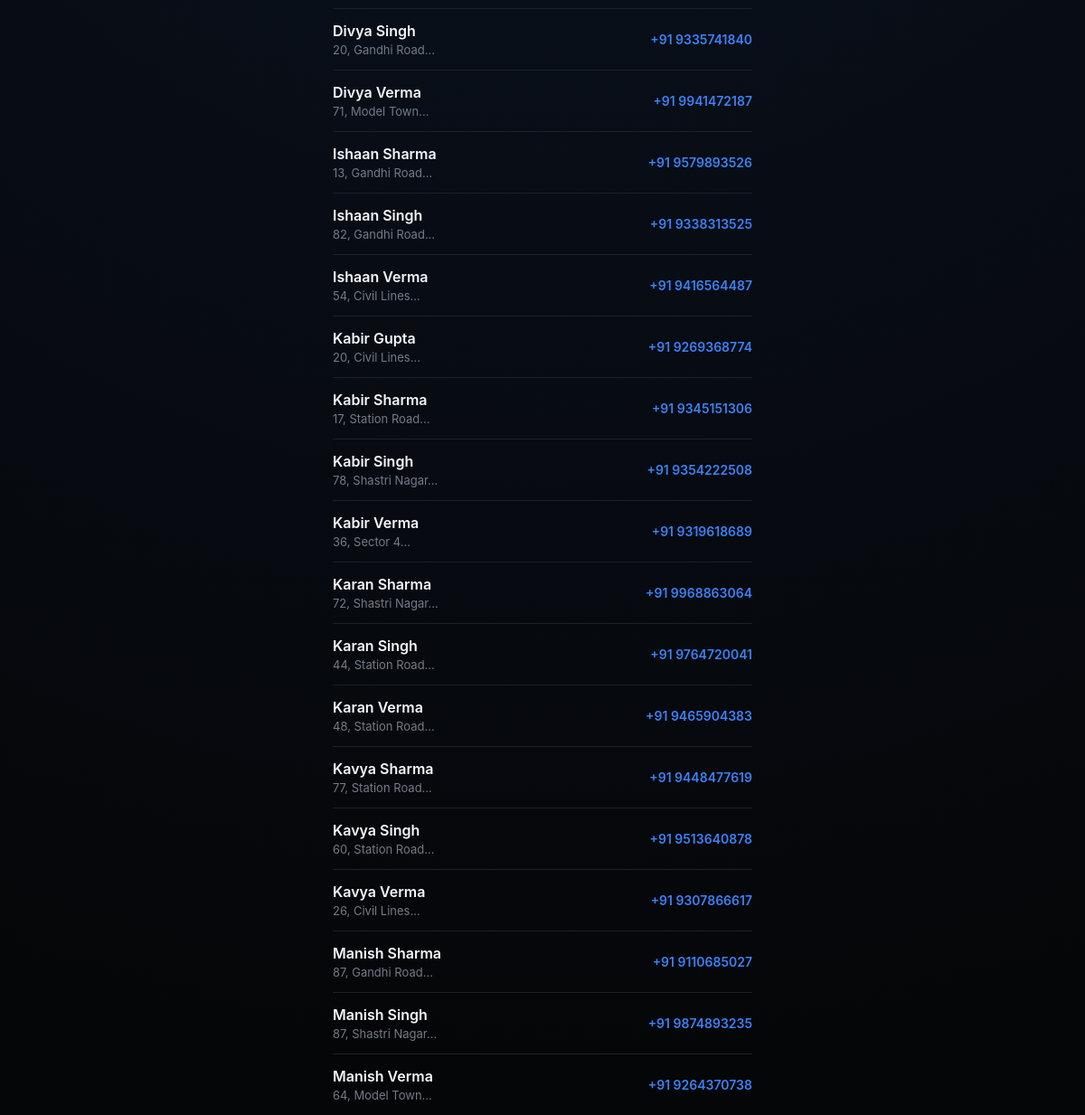
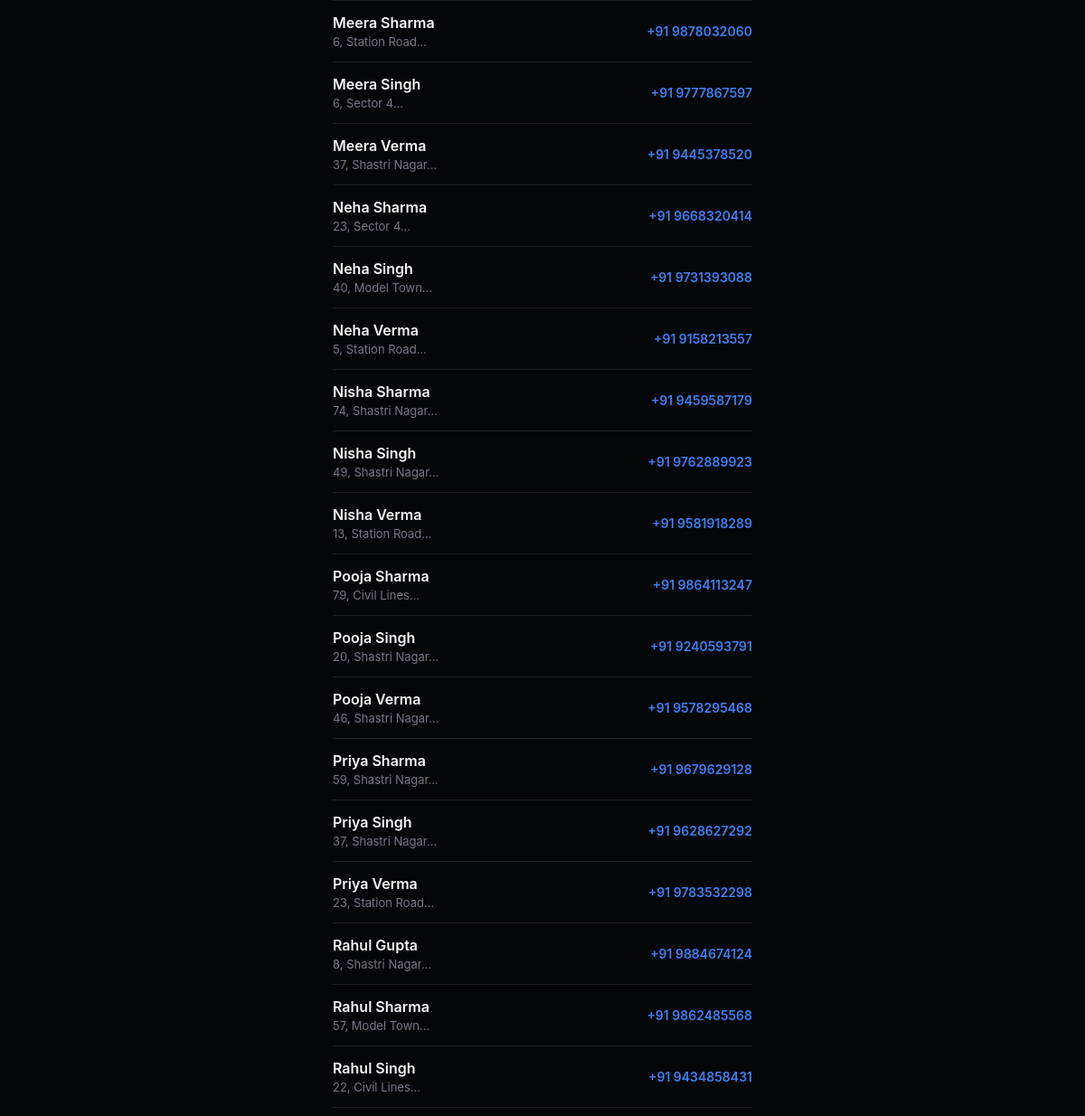
The page /members (signed in, middle part) on the database as committed earlier (2 pictures, top to bottom).
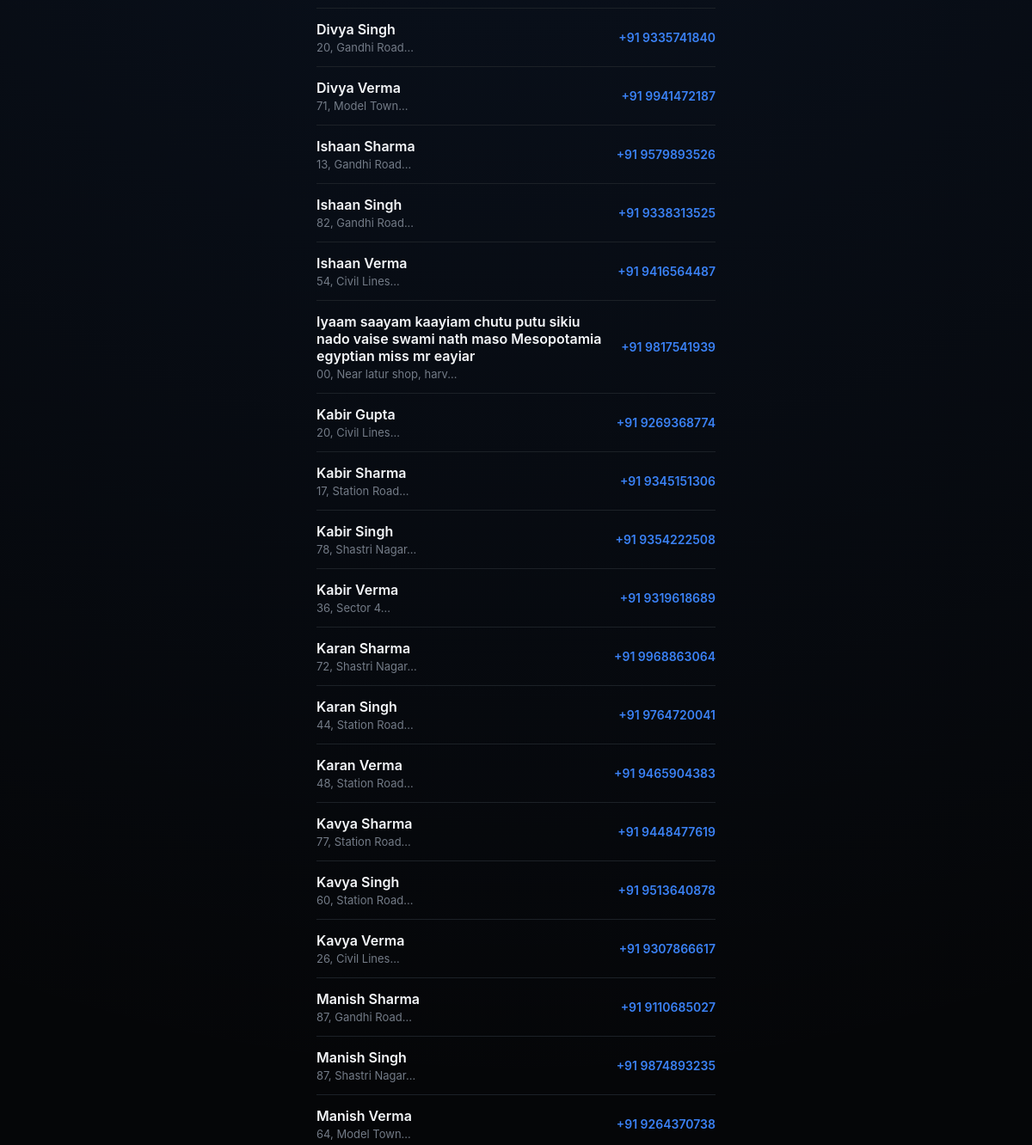
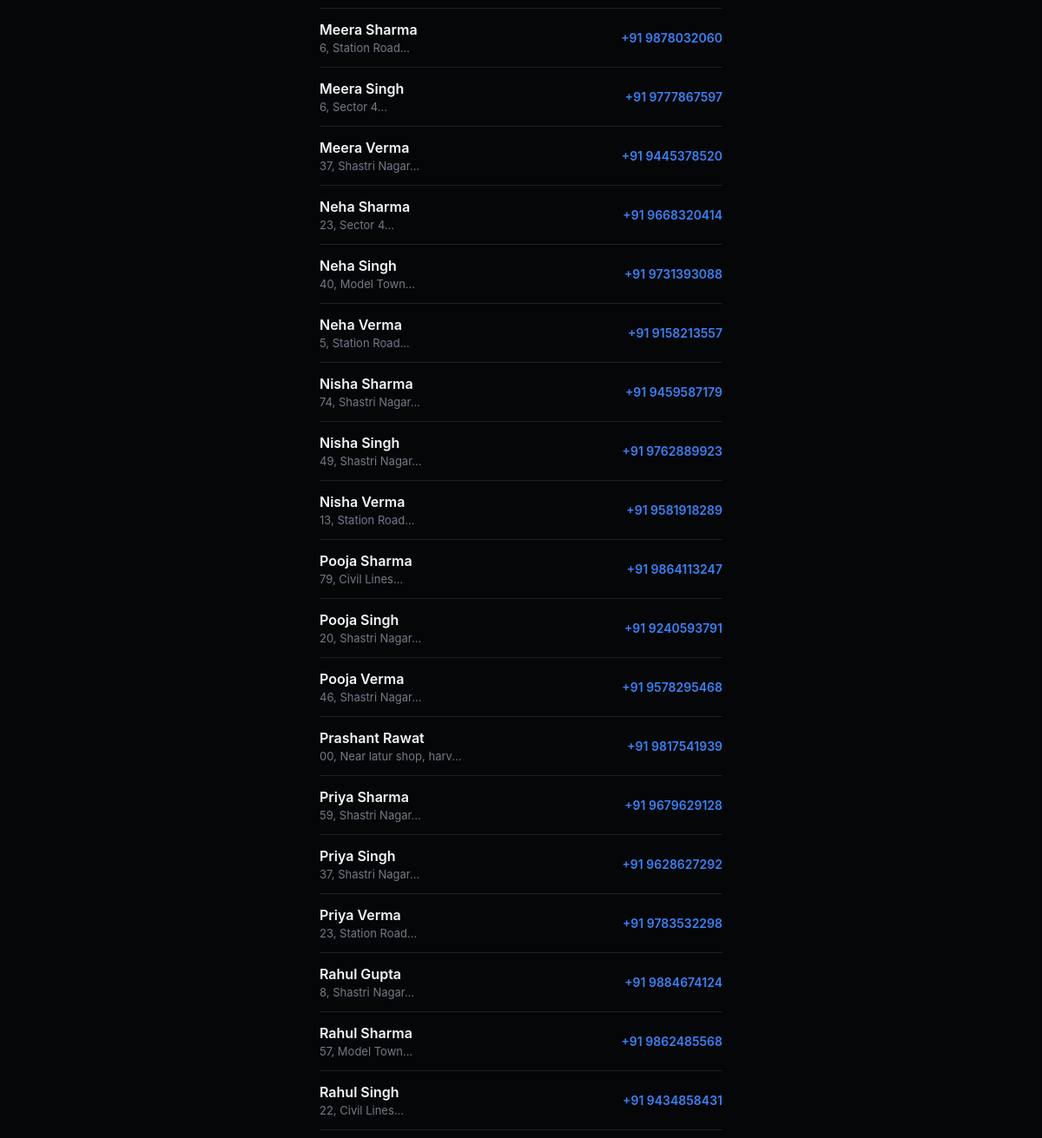
The same page on the database as committed later (2 pictures, top to bottom).
### models.py (models this page shows, shortened)
class Member(db.Model):
    __tablename__ = "member"
    id = db.Column(db.Integer, primary_key=True)
    owner_id = db.Column(
        db.Integer,
        db.ForeignKey("gym_owner.id"),
        nullable=False,
        index=True
    )
    name = db.Column(db.String(100), nullable=False)
    address = db.Column(db.String(150), nullable=False)
    phone = db.Column(db.String(15), nullable=False)
    join_date = db.Column(db.Date, nullable=False)
    notes = db.Column(db.Text)
    membership_active = db.Column(db.Boolean, default=True, nullable=False)
    deactivated_on = db.Column(db.Date, nullable=True)
    current_plan_id = db.Column(
        db.Integer,
        db.ForeignKey("membership_plan.id")
    )
    current_plan = db.relationship("MembershipPlan", foreign_keys=[current_plan_id])
    membership_start = db.Column(db.Date)
    membership_expiry = db.Column(db.Date)
    memberships = db.relationship(
        "Membership",
        backref="member",
        lazy=True,
        cascade="all, delete-orphan"
    )
    attendance = db.relationship(
        "Attendance",
        backref="member",
        lazy=True,
        cascade="all, delete-orphan"
    )
    __table_args__ = (
        db.UniqueConstraint(
            "owner_id",
            "name",
            name="uq_owner_member_name"
        ),
    )

### routes/members.py (the view)
@members_bp.route("/members")
@login_required
def members():
    members = Member.query.filter_by(owner_id=current_user.id).order_by(
        Member.membership_active.desc(),
        Member.name
    ).all()
    return render_template("members.html", members=members, active_page="members")

### templates/members.html (shortened to what this page needs)
{% extends "components/base.html" %}
{% block head%}
<link rel="stylesheet" href="{{ url_for('static', filename='css/members.css') }}">
{% endblock %}
{% block body %}
    {% for member in members %}
    <a href="{{ url_for('members.member_details', member_id=member.id) }}" class="member {% if not member.membership_active %}inactive{% endif %}">
      <div class="member-info">
        <div class="name">{{member.name}}</div>
        <div class="address">
          {{member.address[:25]}}...
        </div>
      </div>
      <div class="phone">
        +91 {{member.phone}}
      </div>
    </a>
    {% endfor %}
   {% endblock %}

### templates/components/base.html (shortened to what this page needs)
<!doctype html>
<html lang="en">
<head>
  <link rel="stylesheet" href="{{ url_for('static', filename='css/navbar.css') }}">
  <link rel="stylesheet" href="{{ url_for('static', filename='css/base.css') }}">
  {% block head %}{% endblock %}
</head>
<body>
  <div class="app">
    {% block body %}{% endblock %}
  </div>
</body>
</html>

### static/css/base.css (style rules this page uses)
* { margin: 0; padding: 0; box-sizing: border-box; -webkit-tap-highlight-color: transparent; }
:root { --bg: #050608; --white: #f5f7fa; --muted: #737b87; --blue: #3b82f6; --green: #22c55e; --border: #20242b; --card: #0c0f12; --card2: #050505; --card3: #000000; --activity: #11151a; --navbg: rgba(5, 6, 8, 0.94); --iconbg: #15191e; --line: #1c2127; --cardborder: #242931; }
html { background: var(--bg); }
body { background: radial-gradient(circle at 50% 18%, rgba(59, 130, 246, 0.1), transparent 35%), var(--bg); color: var(--white); transition: background 0.35s, color 0.35s; font-family: -apple-system, BlinkMacSystemFont, "Segoe UI", Roboto, Arial, sans-serif; min-height: 100vh; overflow-x: hidden; }
.app { width: 100%; max-width: 500px; margin: auto; padding: 25px 18px 110px; }

### static/css/members.css (style rules this page uses)
.member { display: flex; align-items: center; justify-content: space-between; text-decoration: none; color: inherit; padding: 14px 0; border-bottom: 1px solid var(--line); transition: .15s; }
.member-info { flex: 1; min-width: 0; }
.name { font-size: 16px; font-weight: 600; color: var(--white); }
.address { margin-top: 3px; color: var(--muted); font-size: 13px; overflow: hidden; text-overflow: ellipsis; white-space: nowrap; }
.phone { margin-left: 18px; font-size: 14px; font-weight: 600; color: var(--blue); white-space: nowrap; }

Rows that differ between the two databases and show on the page:
added Member: name "Iyaam saayam kaayiam chutu putu sikiu nado vaise swami nath maso Mesopotamia egyptian miss mr eayiar", address "00, Near latur shop, harv", phone "9817541939"
added Member: name "Prashant Rawat", address "00, Near latur shop, harv", phone "9817541939"
